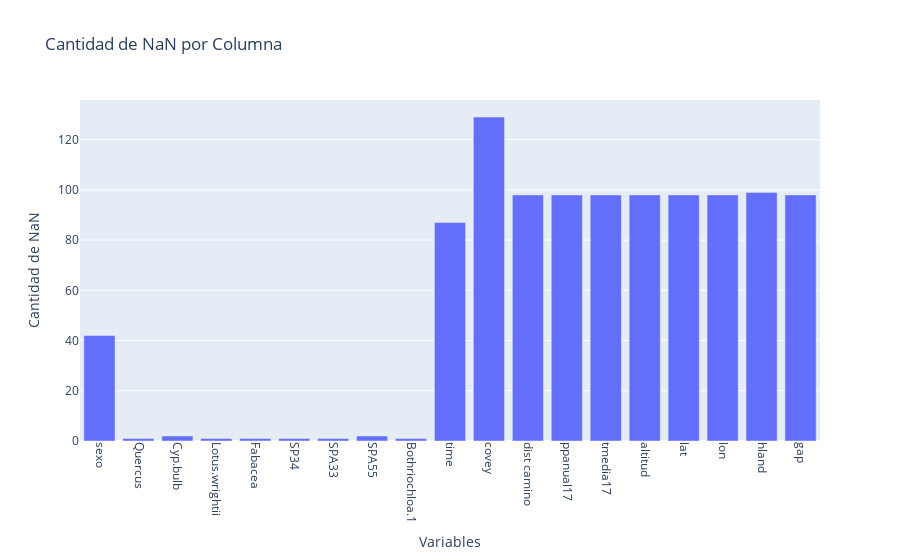

Notebook code for this chart:
### Code cell
df['edad'].fillna('Desconocido', inplace=True)
columnas_con_nan = df.columns[df.isna().any()].tolist()
nan_por_columna = df[columnas_con_nan].isna().sum()

fig = px.bar(x=columnas_con_nan, y=nan_por_columna[columnas_con_nan],
             labels={'x': 'Variables', 'y': 'Cantidad de NaN'},
             title='Cantidad de NaN por Columna')

# Rotar las etiquetas en el eje x a vertical
fig.update_xaxes(tickangle=90)

# Mostrar el gráfico
fig.show()

### Figure 1 — Plotly figure (JSON) as saved in the notebook; plotly's stock layout.template omitted (floating-point values rounded to 4 significant figures)
{"data": [{"alignmentgroup": "True", "hovertemplate": "Variables=%{x}<br>Cantidad de NaN=%{y}<extra></extra>", "legendgroup": "", "marker": {"color": "#636efa", "pattern": {"shape": ""}}, "name": "", "offsetgroup": "", "orientation": "v", "showlegend": false, "textposition": "auto", "type": "bar", "x": ["sexo", "Quercus", "Cyp.bulb", "Lotus.wrightii", "Fabacea", "SP34", "SPA33", "SPA55", "Bothriochloa.1", "time", "covey", "dist camino", "ppanual17", "tmedia17", "altitud", "lat", "lon", "hland", "gap"], "xaxis": "x", "y": [42, 1, 2, 1, 1, 1, 1, 2, 1, 87, 129, 98, 98, 98, 98, 98, 98, 99, 98], "yaxis": "y"}], "layout": {"barmode": "relative", "legend": {"tracegroupgap": 0}, "title": {"text": "Cantidad de NaN por Columna"}, "xaxis": {"anchor": "y", "domain": [0, 1], "tickangle": 90, "title": {"text": "Variables"}}, "yaxis": {"anchor": "x", "domain": [0, 1], "title": {"text": "Cantidad de NaN"}}}}
